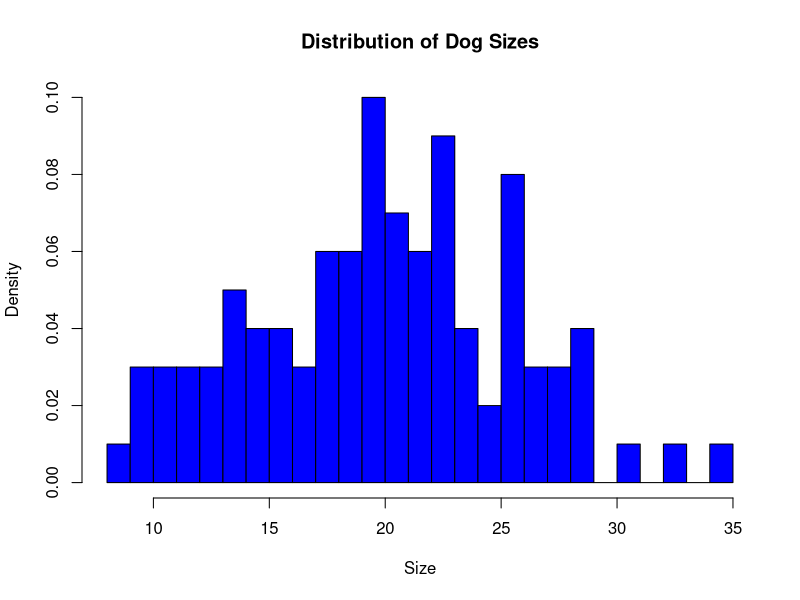
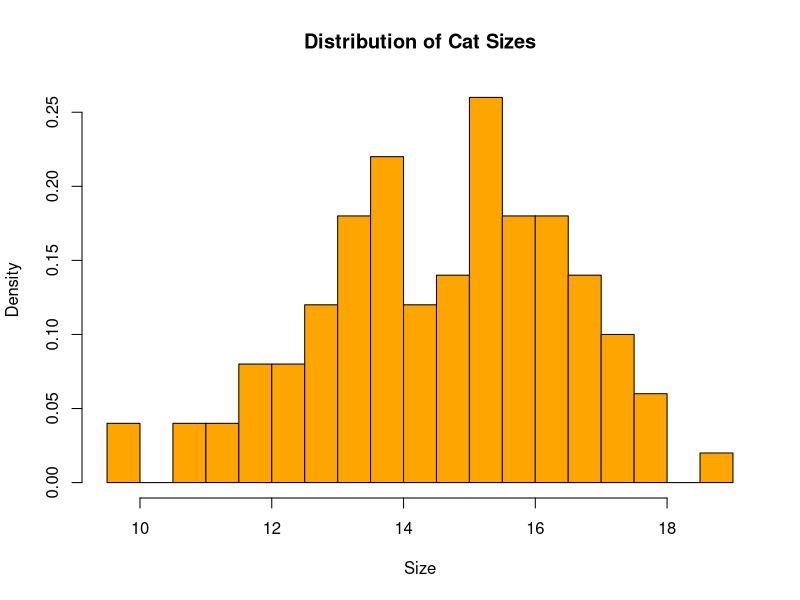
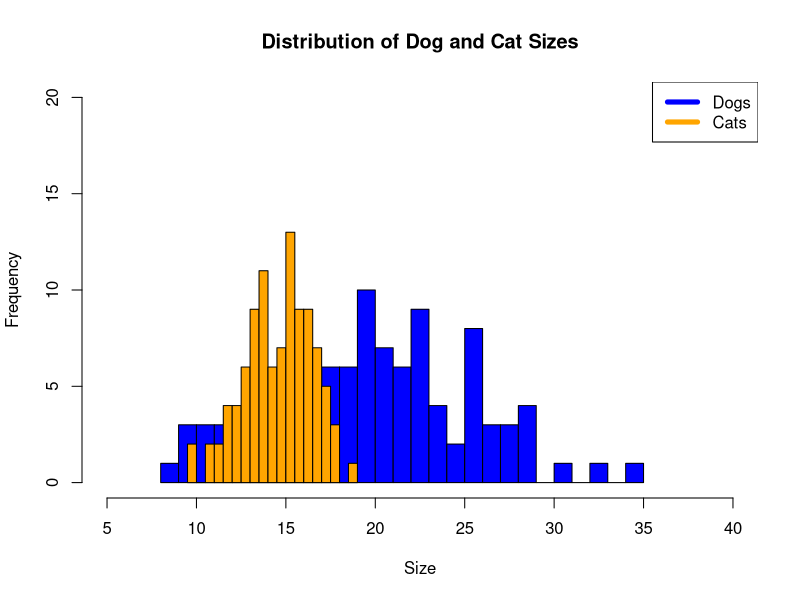
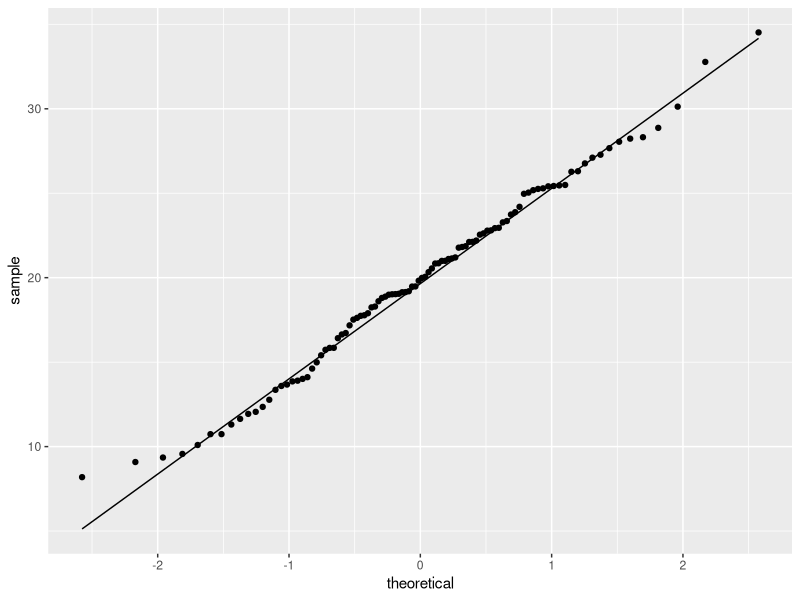
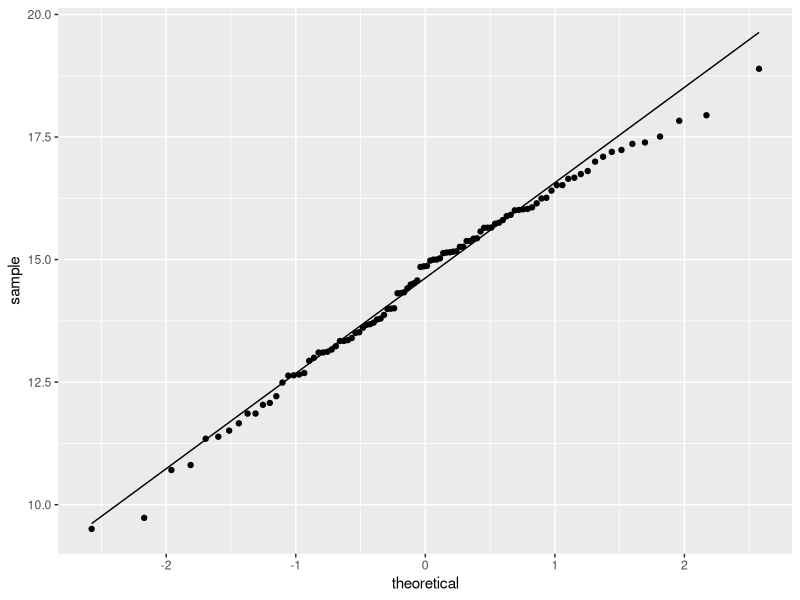

These figures' R source, in order:
## ---- chunk 1
knitr::opts_chunk$set(echo = TRUE)
knitr::opts_chunk$set(warning = FALSE, message = FALSE) 
## ---- chunk 2
# Installing and loading libraries 
library(tidyverse)
library(dplyr)
library(ggplot2)
## ---- chunk 3
#nothing is ever truly random when "randomly" generated on a computer - always pseudo random
#set.seed(124) #can be used to get the same "random" sample consistently 
dog_mu = 20
dog_sigma = 5
dog_sample = rnorm(100,dog_mu,dog_sigma)
cat_mu = 15
cat_sigma = 2
cat_sample = rnorm(100,cat_mu,cat_sigma)

#random R tip #1: to view any variable, highlight it and Cmd+enter/Ctrl+enter 

## ---- chunk 4
#visualizing data 
hist_dog <- hist(dog_sample,
main="Distribution of Dog Sizes",
xlab="Size",
col="blue",
alpha = 0.6, 
freq=FALSE,
breaks = 20
)
hist_cat <- hist(cat_sample,
main="Distribution of Cat Sizes",
xlab="Size",
col="orange",
alpha = 0.4, 
freq=FALSE,
breaks = 20
)

#in the same plot 
plot(hist_dog, xlim = c(5, 40), ylim = c(0,20), col = "blue", main = "Distribution of Dog and Cat Sizes", xlab = "Size") + plot(hist_cat, add = TRUE, col = "orange")
legend("topright", c("Dogs", "Cats"), col=c("blue", "Orange"), lwd=5)

#try other ways to visualize the data here 

## ---- chunk 5
#summarizing our data  
dog_mean <- mean(dog_sample)
dog_sd <- sd(dog_sample)

cat_mean <- mean(cat_sample)
cat_sd <- sd(cat_sample)
## ---- chunk 6
# Visualize normality with a Q-Q plot 
data_frame(val = dog_sample) %>%
          ggplot(., aes(sample = val)) + 
                geom_qq_line() + 
                geom_qq()
data_frame(val = cat_sample) %>%
          ggplot(., aes(sample = val)) + 
                geom_qq_line() + 
                geom_qq()

#Running the Shapiro-Wilk test for normality
shapiro.test(dog_sample)
shapiro.test(cat_sample)
## ---- chunk 7

## ---- chunk 8
#The Independent two sample t-test 
t.test(dog_sample,cat_sample,var.equal = TRUE)

#The Welch's t-test
t.test(dog_sample,cat_sample,var.equal = FALSE)
## ---- chunk 9
#t-test
